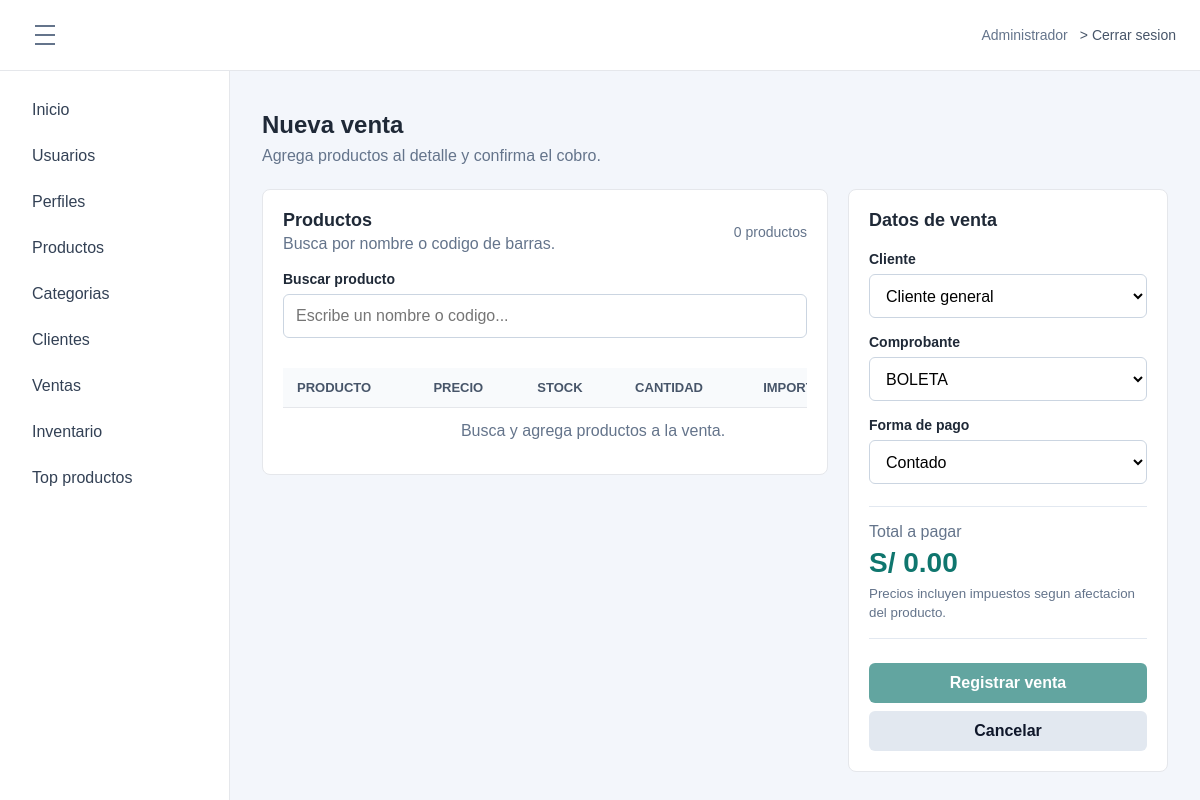
The app's page /index.php?route=module/ventas/crear (signed in) with its own data.
### tables this page shows
CREATE TABLE `opcion` (
  `idopcion` int(11) NOT NULL AUTO_INCREMENT,
  `descripcion` varchar(100) NOT NULL,
  `url` varchar(200) NOT NULL,
  `icono` varchar(50) NOT NULL DEFAULT 'fa-circle',
  `estado` tinyint(1) NOT NULL DEFAULT 1,
  `fecha_creacion` datetime NOT NULL DEFAULT current_timestamp(),
  PRIMARY KEY (`idopcion`)
);

### app/Controllers/VentaController.php (called while the page is built, shortened)
<?php
class VentaController
{
    private Sale $sales;
    private Profile $profiles;
    public function __construct(Sale $sales, Profile $profiles)
    {
        $this->sales = $sales;
        $this->profiles = $profiles;
    }
    public function create(): void
    {
        $menuOptions = $this->requireAccess("GET");
        $documentTypes = $this->sales->documentTypes(); $csrfToken = $_SESSION["venta_csrf"];
        require __DIR__ . "/../Views/layout/app.php";
    }
    private function requireAccess(string $method): array
    {
        $menuOptions = $this->profiles->menuOptions((int)($_SESSION["idperfil"] ?? 0));
        foreach ($menuOptions as $option) {
            if (in_array($option["url"] ?? "", ["module/ventas", "vista/ventas.php"], true)) {
                return $menuOptions;
            }
        }
        http_response_code(403); exit("No tienes acceso al modulo de ventas.");
    }
}

### app/Models/Profile.php (called while the page is built, shortened)
<?php
class Profile
{
    private PDO $db;
    public function __construct(PDO $db)
    {
        $this->db = $db;
    }
    public function menuOptions(int $profileId): array
    {
        $sql = "SELECT o.descripcion, o.url, o.icono
                FROM acceso a
                INNER JOIN opcion o ON o.idopcion = a.idopcion
                WHERE a.idperfil = :idperfil
                  AND a.estado = 1
                  AND o.estado = 1
                ORDER BY o.idopcion";
        $statement = $this->db->prepare($sql);
        $statement->execute(["idperfil" => $profileId]);
        return $statement->fetchAll();
    }
}

### app/Models/Sale.php (called while the page is built, shortened)
<?php
class Sale
{
    private PDO $db;
    public function __construct(PDO $db)
    {
        $this->db = $db;
    }
    public function documentTypes(): array
    {
        return $this->db->query("SELECT idtipocomprobante, nombre FROM tipocomprobante WHERE estado = 1 ORDER BY idtipocomprobante")->fetchAll(PDO::FETCH_ASSOC);
    }
}

### app/Views/ventas/create.php (the view, shortened to what this page needs)
<div class="page-title"><h1>Nueva venta</h1><p>Agrega productos al detalle y confirma el cobro.</p></div>
<form class="sale-layout" action="index.php?route=module/ventas/guardar" method="post" id="sale-form">
    <section class="panel sale-main">
        <div class="section-toolbar"><div><h2>Productos</h2><p>Busca por nombre o codigo de barras.</p></div><span class="sale-count" id="sale-count">0 productos</span></div>
        <label class="sale-search-label" for="product-search">Buscar producto</label>
        <input id="product-search" type="search" placeholder="Escribe un nombre o codigo..." autocomplete="off">
        <div class="table-wrap"><table class="data-table sale-detail-table"><thead><tr><th>Producto</th><th>Precio</th><th>Stock</th><th>Cantidad</th><th>Importe</th><th></th></tr></thead><tbody id="sale-lines"><tr><td class="empty-state" colspan="6">Busca y agrega productos a la venta.</td></tr></tbody></table></div>
    </section>
    <aside class="panel sale-checkout">
        <h2>Datos de venta</h2>
        <label for="sale-client">Cliente</label><select name="idcliente" id="sale-client"><option value="">Cliente general</option></select>
        <label for="sale-document">Comprobante</label><select name="idtipocomprobante" id="sale-document" required><?php foreach ($documentTypes as $type): ?><option value="<?= (int)$type["idtipocomprobante"] ?>"><?= htmlspecialchars($type["nombre"], ENT_QUOTES, "UTF-8") ?></option><?php endforeach; ?></select>
        <label for="sale-payment">Forma de pago</label><select name="formapago" id="sale-payment"><option value="C">Contado</option><option value="R">Credito</option></select>
        <div class="sale-total"><span>Total a pagar</span><strong id="sale-total">S/ 0.00</strong><small>Precios incluyen impuestos segun afectacion del producto.</small></div>
        <button class="btn btn-primary sale-submit" type="submit" id="sale-submit" disabled>Registrar venta</button>
        <a class="btn btn-light sale-cancel" href="index.php?route=module/ventas">Cancelar</a>
    </aside>
</form>

### app/Views/layout/sidebar.php
<?php $currentRoute = $_GET["route"] ?? "dashboard"; ?>
<aside class="sidebar">
    <nav aria-label="Menu principal">
        <a href="index.php?route=dashboard" <?= $currentRoute === "dashboard" ? 'aria-current="page"' : "" ?>>Inicio</a>
        <?php foreach ($menuOptions as $option): ?>
            <?php $route = $option["url"] ?? ""; ?>
            <a href="index.php?route=<?= urlencode($route) ?>" <?= $currentRoute === $route ? 'aria-current="page"' : "" ?>>
                <?= htmlspecialchars($option["descripcion"]) ?>
            </a>
        <?php endforeach; ?>
    </nav>
</aside>

### public/css/styles.css (style rules this page uses)
* { box-sizing: border-box; }
body { margin: 0; font-family: Arial, sans-serif; color: #1f2937; background: #f3f6fb; }
a { color: inherit; }
.login-card p, .page-title p { margin: 8px 0 24px; color: #64748b; }
label { display: block; margin: 14px 0 7px; font-size: 14px; font-weight: 700; }
input, select { width: 100%; min-height: 44px; padding: 10px 12px; border: 1px solid #cbd5e1; border-radius: 6px; font: inherit; background: #ffffff; }
.btn { display: inline-flex; align-items: center; justify-content: center; min-height: 40px; padding: 10px 16px; border: 0; border-radius: 6px; font: inherit; font-weight: 700; text-decoration: none; cursor: pointer; }
.btn-primary { background: #0f766e; color: #ffffff; }
.btn:disabled { cursor: not-allowed; opacity: 0.65; }
.btn-light { background: #e2e8f0; color: #0f172a; }
.sidebar { width: 230px; padding: 20px; background: #ffffff; border-right: 1px solid #e5e7eb; transition: width 0.2s ease, padding 0.2s ease, transform 0.2s ease; }
.sidebar nav { display: grid; gap: 8px; }
.sidebar a { padding: 10px 12px; border-radius: 6px; color: #334155; text-decoration: none; }
h1 { margin: 0; font-size: 24px; }
h2 { margin: 0 0 10px; font-size: 18px; }
.summary-card, .panel { padding: 20px; background: #ffffff; border: 1px solid #e5e7eb; border-radius: 8px; }
.panel p { margin: 0; color: #64748b; }
.section-toolbar { display: flex; align-items: center; justify-content: space-between; gap: 16px; margin-bottom: 18px; }
.section-toolbar h2, .section-toolbar p { margin: 0; }
.section-toolbar p { margin-top: 4px; }
.table-wrap { overflow-x: auto; }
.data-table { width: 100%; border-collapse: separate; border-spacing: 0; min-width: 720px; }
.data-table th { padding: 12px 14px; background: #f8fafc; color: #475569; font-size: 13px; text-align: left; text-transform: uppercase; }
.data-table td { padding: 14px; border-top: 1px solid #e5e7eb; }
.sale-layout { display: grid; grid-template-columns: minmax(0, 1fr) 320px; align-items: start; gap: 20px; }
.sale-main, .sale-checkout { min-width: 0; }
.sale-checkout { position: sticky; top: 18px; }
.sale-checkout h2 { margin-bottom: 20px; }
.sale-checkout label { margin-top: 16px; }
.sale-checkout label:first-of-type { margin-top: 0; }
.sale-search-label { margin: 0 0 7px; }
.sale-count { color: #64748b; font-size: 14px; }
.sale-detail-table { min-width: 620px; margin-top: 8px; }
.sale-detail-table td { vertical-align: middle; }
.sale-total { margin: 22px 0 16px; padding: 16px 0; border-top: 1px solid #e2e8f0; border-bottom: 1px solid #e2e8f0; }
.sale-total span, .sale-total strong, .sale-total small { display: block; }
.sale-total span { color: #64748b; }
.sale-total strong { margin: 6px 0; color: #0f766e; font-size: 28px; }
.sale-total small { color: #64748b; line-height: 1.4; }
.sale-submit, .sale-cancel { width: 100%; margin-top: 8px; }
.empty-state { color: #64748b; text-align: center; }

### records on screen
opcion: descripcion "Usuarios"
opcion: descripcion "Perfiles"
opcion: descripcion "Productos"
opcion: descripcion "Categorias"
opcion: descripcion "Clientes"
opcion: descripcion "Ventas"
opcion: descripcion "Inventario"
opcion: descripcion "Top productos"

### other values on screen
$_SESSION["nombre"] "Administrador"
form field idtipocomprobante "BOLETA"
